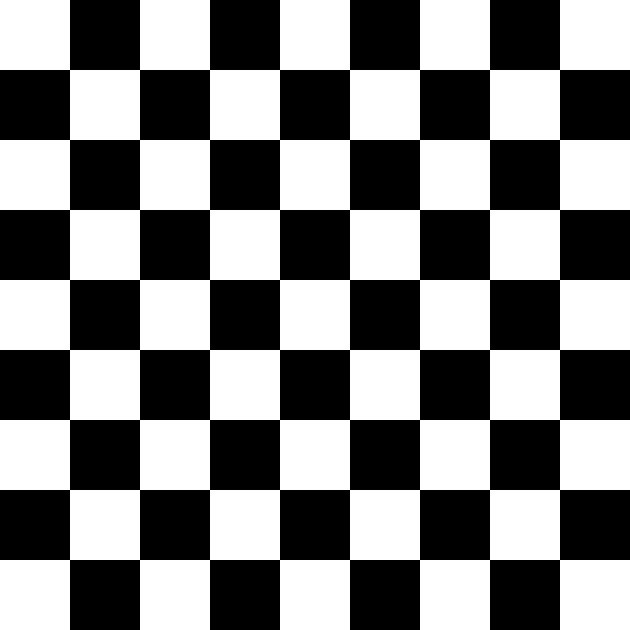
Frame 1 (no input)
Frame 60 (the mouse pressed at the canvas centre just before this capture): identical to frame 1, image omitted
Frame 120 (the mouse held since frame 60 and released just before this capture): identical to frame 1, image omitted

The Processing sketch that drew this single still picture (run headless with seeded random() and noise(); from frame 60 on, the mouse is pressed at the canvas centre):

// Processing sketch: bit2atom_190627_05_image
// ── bit2atom_190627_05_image.pde
PImage img;
int sectionNum = 9;

void setup() {
  size(630, 630);
  img = createImage(width, height, RGB);
  img.loadPixels();
  for (int i = 0; i < sectionNum; i ++) {
    for (int j = 0; j < sectionNum; j ++) {
      fillBlock(i, j, width / sectionNum);
    }
  }
  img.updatePixels();
}

void draw() {
  background(0);
  image(img, 0, 0);
}

void fillBlock(int x, int y, int size) {
  for (int i = 0; i < size; i ++) {
    for (int j = 0; j < size; j ++) {
      int loc = (x*size + i) + (y*size + j)* width;
      if (x%2 == y%2) {
        img.pixels[loc] = color(255, 255, 255);
      } else {
        img.pixels[loc] = color(0, 0, 0);
      }
    }
  }
}
